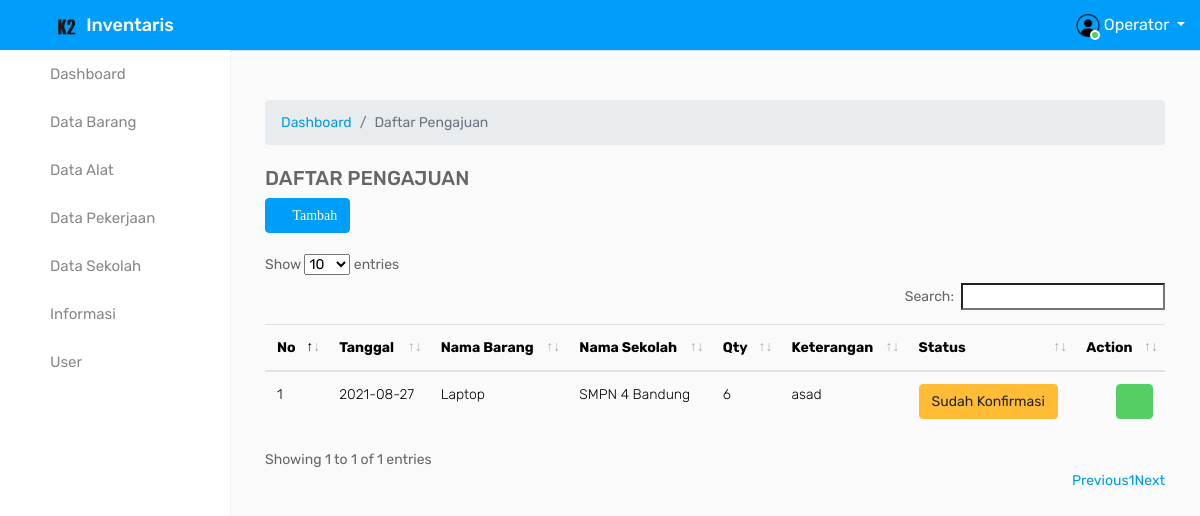
/operator/index.php?page=pengajuan (signed in), run on an earlier commit of the app's database.
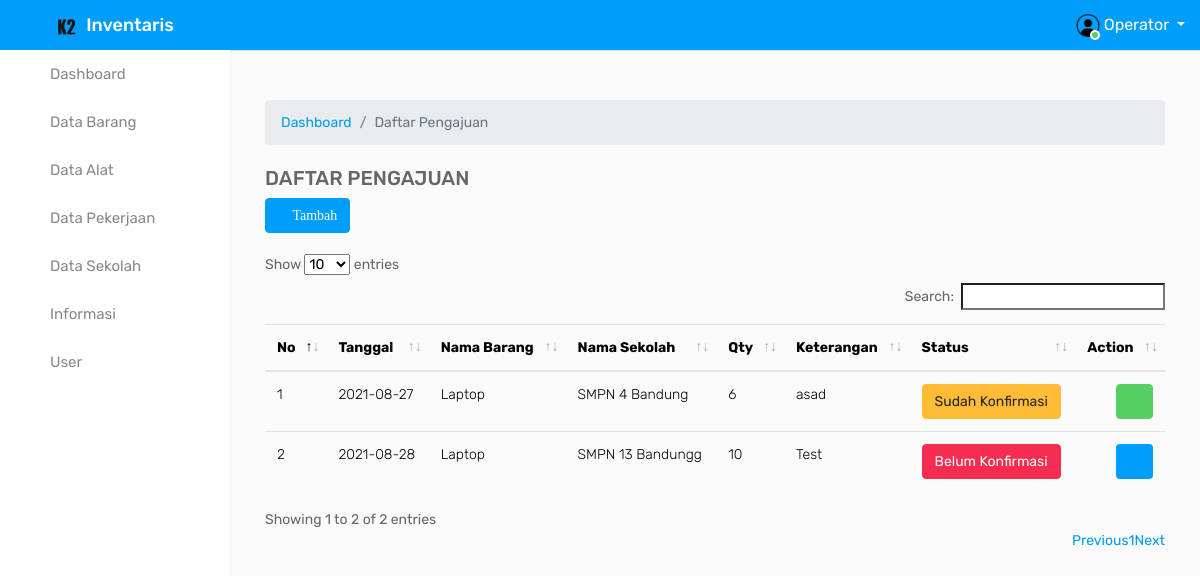
And on a later commit of the database.
### tables this page shows
CREATE TABLE `daftar_pengajuan` (
  `kode_pengajuan` int(10) NOT NULL,
  `nama_barang` varchar(225) NOT NULL,
  `nama_sekolah` varchar(225) NOT NULL,
  `qty` varchar(255) NOT NULL,
  `tanggal` varchar(255) NOT NULL,
  `keterangan` varchar(255) NOT NULL,
  `status` enum('0','1') NOT NULL
);

### pages/pengajuan/tampil.php (the view, shortened to what this page needs)
   <div class="page-wrapper">
            <div class="content">
                <div class="row">
            <div class="card-body table-responsive">
<div class="page-title-right">
   <ol class="breadcrumb m-0">
      <li class="breadcrumb-item"><a href="javascript: void(0);">Dashboard</a></li>
      <li class="breadcrumb-item active">Daftar Pengajuan</li>
   </ol>
</div>
<br>
                <h5 class="header-title" style="font-size: 20px;">DAFTAR PENGAJUAN </h5>
              <a href="?page=pengajuan&aksi=tambah"><button type="button" class="btn btn-info"><i class="fa fa-plus"> Tambah</button></a></i>
               <br><br>
                <div>
                    <table id="dataTables-example" class="table border-0">
                        <thead>
               <tr>
                  <th>No</th>
                  <th>Tanggal</th>
                  <th>Nama Barang</th>
                  <th>Nama Sekolah</th>
                   <th>Qty</th>
                   <th>Keterangan</th>
                   <th>Status</th>
                  <th>Action</th>
               </tr>
            </thead>
            <?php
               $query= @mysqli_query($koneksi, "SELECT * FROM daftar_pengajuan ORDER BY kode_pengajuan");
               $NO=1;
               while ($data = @mysqli_fetch_array($query)) {
                  $id_pembayaran        = $data['tanggal'];
                  $nisnn                = $data['nama_barang'];
                  $nama                 = $data['nama_sekolah'];
                  $kelas                = $data['qty'];
                  $kompetensikeahlian   = $data['keterangan'];
                  $RINCIAN              = $data['status'];
               ?>
            <tr>
               <td><?php echo $NO; ?></td>
               <td><?php echo $id_pembayaran; ?></td>
               <td><?php echo $nisnn; ?></td>
               <td><?php echo $nama; ?></td>
               <td><?php echo $kelas; ?></td>
                <td><?php echo $kompetensikeahlian; ?></td>
               <td><span class="#" data-toogle="tooltip" data-placement="bottom">
                  <?php if($RINCIAN==1){
                     echo "<button class='btn-md btn btn-warning'>Sudah Konfirmasi</button>";
                     }elseif($RINCIAN==0){
                     echo "<button class='btn-md btn btn-danger'>Belum Konfirmasi</button>";
                     }
                     ?>
                  </span>
               </td>
               <td class="text-right">
                  <?php
                     if ($data['status']==0) { ?>
                  <a href="index.php?page=pengajuan&aksi=konfirmasi&id=<?php echo $data['kode_pengajuan']; ?> &value=1" class="btn btn-primary" role="button" data-toggle="tooltip" data-placement="bottom">
                  <i class="fa fa fa-edit text-white"></i>
                  </a>
                  <?php
                     }
                       elseif ($data['status']==1) { ?>
                  <a href="#" class="btn btn-success" role="button" data-toggle="tooltip" data-placement="bottom">
                  <i class="fa fa fa-check"></i>
                  <?php
                     }
                     ?>
               </td>
            </tr>
            <?php
               $NO++;
               }
               ?>
         </table>
      </div>
   </div>
</div>

What changed in the data, as far as the page shows it:
added daftar_pengajuan: tanggal "2021-08-28", nama_barang "Laptop", nama_sekolah "SMPN 13 Bandungg", qty "10", keterangan "Test", status "Belum Konfirmasi"
Also different on the page:
text written by a page script: "Show entries Search: Showing 1 to 1 of 1 entries Previous 1 Next" → "Show entries Search: Showing 1 to 2 of 2 entries Previous 1 Next"
